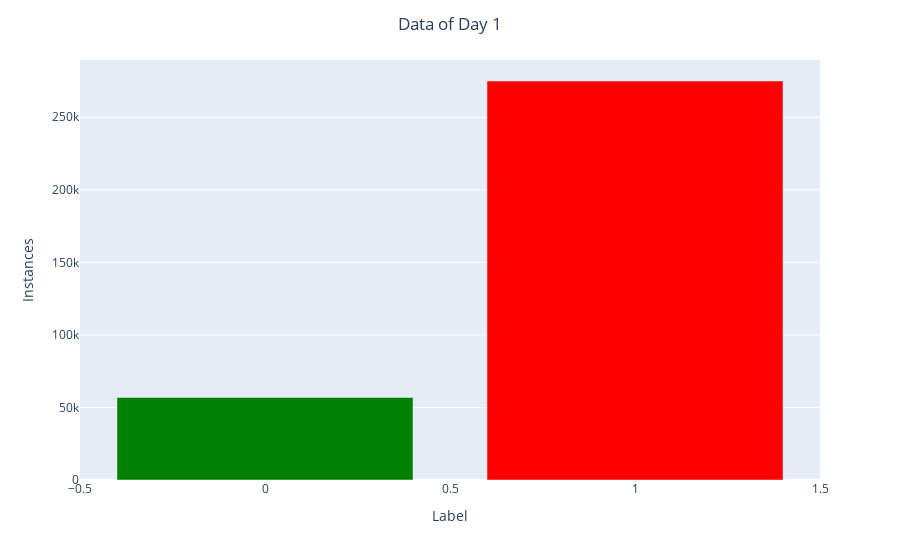

The cell this chart's notebook holds for it:
### Code cell
# Remove leading whitespace from column name
samples.columns = samples.columns.str.strip()

# Create label_counter DataFrame
label_counter2 = pd.DataFrame(samples['Label'].value_counts())

# Print the DataFrame
print(label_counter2)
fig = px.bar(label_counter2, x=label_counter2.index, y=label_counter2['count'])

fig.update_layout(
    title={
        'text': 'Data of Day 1',
        'x': 0.5,
        'xanchor': 'center'
    },
    xaxis_title="Label",
    yaxis_title="Instances"
)

# Define the colors for the left and right columns
fig.data[0].marker.color = ['red' if label == label_counter2.index[0] else 'green' for label in label_counter2.index]

fig.show()

### Figure 1 — Plotly figure (JSON) as saved in the notebook; plotly's stock layout.template omitted (floating-point values rounded to 4 significant figures)
{"data": [{"alignmentgroup": "True", "hovertemplate": "Label=%{x}<br>count=%{y}<extra></extra>", "legendgroup": "", "marker": {"color": ["red", "green"], "pattern": {"shape": ""}}, "name": "", "offsetgroup": "", "orientation": "v", "showlegend": false, "textposition": "auto", "type": "bar", "x": [1, 0], "xaxis": "x", "y": [275016, 56863], "yaxis": "y"}], "layout": {"barmode": "relative", "legend": {"tracegroupgap": 0}, "margin": {"t": 60}, "title": {"text": "Data of Day 1", "x": 0.5, "xanchor": "center"}, "xaxis": {"anchor": "y", "domain": [0, 1], "title": {"text": "Label"}}, "yaxis": {"anchor": "x", "domain": [0, 1], "title": {"text": "Instances"}}}}
